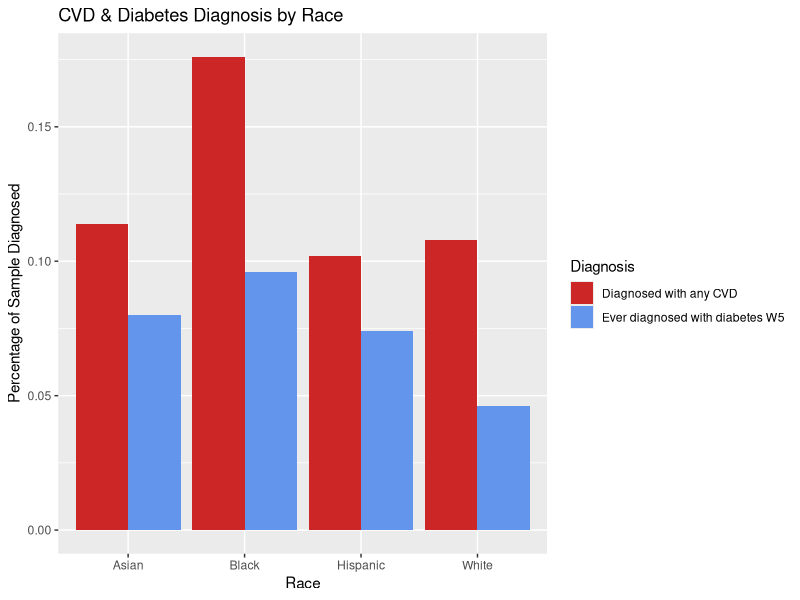

Write R code to recreate this figure.
## ---- chunk 1
library(tidyverse)
library(readr)
## ---- chunk 2
hispanic_df <- read_csv("Data/Hispanic.csv")
white_df <- read_csv("Data/Non_hispanic_white.csv")
black_df <- read_csv("Data/Non_hispanic_black.csv")
asian_df <- read_csv("Data/Asians.csv")
## ---- chunk 3
clean_asian_df <- mutate(asian_df, Race = "Asian") %>%
  rename(Question = ...1) %>%
  filter(Question %in% c(
    "Diagnosed with any CVD",
    "Ever diagnosed with diabetes W5"
    ))

clean_black_df <- mutate(black_df, Race = "Black") %>%
  rename(Question = ...1) %>%
  filter(Question %in% c(
    "Diagnosed with any CVD",
    "Ever diagnosed with diabetes W5"
    ))

clean_hispanic_df <- mutate(hispanic_df, Race = "Hispanic") %>%
  rename(Question = ...1) %>%
  filter(Question %in% c(
    "Diagnosed with any CVD",
    "Ever diagnosed with diabetes W5"
    ))

clean_white_df <- mutate(white_df, Race = "White") %>%
  rename(Question = ...1) %>%
  filter(Question %in% c(
    "Diagnosed with any CVD",
    "Ever diagnosed with diabetes W5"
    ))
## ---- chunk 4
asian_and_black_df <- rbind(clean_asian_df, clean_black_df)
hispanic_and_white_df <- rbind(clean_hispanic_df, clean_white_df)
all_races_df <- rbind(asian_and_black_df, hispanic_and_white_df)
## ---- chunk 5
# https://www.statology.org/ggplot2-barplot-with-multiple-variables/

ggplot(all_races_df, aes(fill=Question, y=Mean, x=Race)) +
  geom_bar(position='dodge', stat='identity') +
  ggtitle('CVD & Diabetes Diagnosis by Race') +
  labs(x = "Race", y = "Percentage of Sample Diagnosed") +
  scale_fill_manual('Diagnosis', values=c('firebrick3','cornflowerblue'))
  
